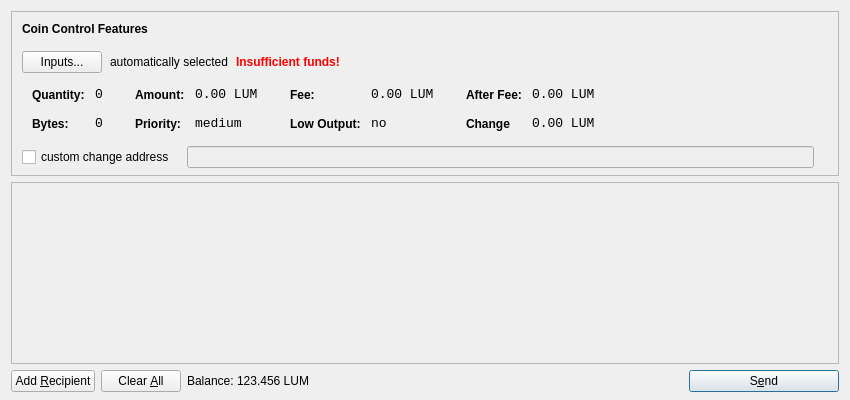
<?xml version="1.0" encoding="UTF-8"?>
<ui version="4.0">
 <class>SendCoinsDialog</class>
 <widget class="QDialog" name="SendCoinsDialog">
  <property name="geometry">
   <rect>
    <x>0</x>
    <y>0</y>
    <width>850</width>
    <height>400</height>
   </rect>
  </property>
  <property name="windowTitle">
   <string>Send Coins</string>
  </property>
  <layout class="QVBoxLayout" name="verticalLayout" stretch="0,1,0">
   <property name="bottomMargin">
    <number>8</number>
   </property>
   <item>
    <widget class="QFrame" name="frameCoinControl">
     <property name="sizePolicy">
      <sizepolicy hsizetype="Expanding" vsizetype="Expanding">
       <horstretch>0</horstretch>
       <verstretch>0</verstretch>
      </sizepolicy>
     </property>
     <property name="maximumSize">
      <size>
       <width>16777215</width>
       <height>16777215</height>
      </size>
     </property>
     <property name="frameShape">
      <enum>QFrame::StyledPanel</enum>
     </property>
     <property name="frameShadow">
      <enum>QFrame::Sunken</enum>
     </property>
     <layout class="QVBoxLayout" name="verticalLayoutCoinControl2">
      <property name="spacing">
       <number>-1</number>
      </property>
      <property name="leftMargin">
       <number>0</number>
      </property>
      <property name="topMargin">
       <number>0</number>
      </property>
      <property name="rightMargin">
       <number>0</number>
      </property>
      <property name="bottomMargin">
       <number>6</number>
      </property>
      <item>
       <layout class="QVBoxLayout" name="verticalLayoutCoinControl" stretch="0,0,0,0,1">
        <property name="spacing">
         <number>0</number>
        </property>
        <property name="leftMargin">
         <number>10</number>
        </property>
        <property name="topMargin">
         <number>10</number>
        </property>
        <item>
         <layout class="QHBoxLayout" name="horizontalLayoutCoinControl1">
          <property name="bottomMargin">
           <number>15</number>
          </property>
          <item>
           <widget class="QLabel" name="labelCoinControlFeatures">
            <property name="sizePolicy">
             <sizepolicy hsizetype="Preferred" vsizetype="Maximum">
              <horstretch>0</horstretch>
              <verstretch>0</verstretch>
             </sizepolicy>
            </property>
            <property name="font">
             <font>
              <weight>75</weight>
              <bold>true</bold>
             </font>
            </property>
            <property name="styleSheet">
             <string notr="true">font-weight:bold;</string>
            </property>
            <property name="text">
             <string>Coin Control Features</string>
            </property>
           </widget>
          </item>
         </layout>
        </item>
        <item>
         <layout class="QHBoxLayout" name="horizontalLayoutCoinControl2" stretch="0,0,0,0">
          <property name="spacing">
           <number>8</number>
          </property>
          <property name="bottomMargin">
           <number>10</number>
          </property>
          <item>
           <widget class="QPushButton" name="pushButtonCoinControl">
            <property name="styleSheet">
             <string notr="true"/>
            </property>
            <property name="text">
             <string>Inputs...</string>
            </property>
           </widget>
          </item>
          <item>
           <widget class="QLabel" name="labelCoinControlAutomaticallySelected">
            <property name="text">
             <string>automatically selected</string>
            </property>
            <property name="margin">
             <number>5</number>
            </property>
           </widget>
          </item>
          <item>
           <widget class="QLabel" name="labelCoinControlInsuffFunds">
            <property name="font">
             <font>
              <weight>75</weight>
              <bold>true</bold>
             </font>
            </property>
            <property name="styleSheet">
             <string notr="true">color:red;font-weight:bold;</string>
            </property>
            <property name="text">
             <string>Insufficient funds!</string>
            </property>
            <property name="margin">
             <number>5</number>
            </property>
           </widget>
          </item>
          <item>
           <spacer name="horizontalSpacerCoinControl">
            <property name="orientation">
             <enum>Qt::Horizontal</enum>
            </property>
            <property name="sizeHint" stdset="0">
             <size>
              <width>40</width>
              <height>1</height>
             </size>
            </property>
           </spacer>
          </item>
         </layout>
        </item>
        <item>
         <widget class="QWidget" name="widgetCoinControl" native="true">
          <property name="sizePolicy">
           <sizepolicy hsizetype="Preferred" vsizetype="Preferred">
            <horstretch>0</horstretch>
            <verstretch>0</verstretch>
           </sizepolicy>
          </property>
          <property name="minimumSize">
           <size>
            <width>0</width>
            <height>0</height>
           </size>
          </property>
          <property name="styleSheet">
           <string notr="true"/>
          </property>
          <layout class="QHBoxLayout" name="horizontalLayoutCoinControl5">
           <property name="margin">
            <number>0</number>
           </property>
           <item>
            <layout class="QHBoxLayout" name="horizontalLayoutCoinControl3" stretch="0,0,0,1">
             <property name="spacing">
              <number>20</number>
             </property>
             <property name="topMargin">
              <number>0</number>
             </property>
             <property name="bottomMargin">
              <number>10</number>
             </property>
             <item>
              <layout class="QFormLayout" name="formLayoutCoinControl1">
               <property name="horizontalSpacing">
                <number>10</number>
               </property>
               <property name="verticalSpacing">
                <number>14</number>
               </property>
               <property name="leftMargin">
                <number>10</number>
               </property>
               <property name="topMargin">
                <number>4</number>
               </property>
               <property name="rightMargin">
                <number>6</number>
               </property>
               <item row="0" column="0">
                <widget class="QLabel" name="labelCoinControlQuantityText">
                 <property name="styleSheet">
                  <string notr="true">font-weight:bold;</string>
                 </property>
                 <property name="text">
                  <string>Quantity:</string>
                 </property>
                 <property name="margin">
                  <number>0</number>
                 </property>
                </widget>
               </item>
               <item row="0" column="1">
                <widget class="QLabel" name="labelCoinControlQuantity">
                 <property name="font">
                  <font>
                   <family>Monospace</family>
                   <pointsize>10</pointsize>
                  </font>
                 </property>
                 <property name="cursor">
                  <cursorShape>IBeamCursor</cursorShape>
                 </property>
                 <property name="contextMenuPolicy">
                  <enum>Qt::ActionsContextMenu</enum>
                 </property>
                 <property name="text">
                  <string>0</string>
                 </property>
                 <property name="margin">
                  <number>0</number>
                 </property>
                 <property name="textInteractionFlags">
                  <set>Qt::LinksAccessibleByMouse|Qt::TextSelectableByKeyboard|Qt::TextSelectableByMouse</set>
                 </property>
                </widget>
               </item>
               <item row="1" column="0">
                <widget class="QLabel" name="labelCoinControlBytesText">
                 <property name="styleSheet">
                  <string notr="true">font-weight:bold;</string>
                 </property>
                 <property name="text">
                  <string>Bytes:</string>
                 </property>
                </widget>
               </item>
               <item row="1" column="1">
                <widget class="QLabel" name="labelCoinControlBytes">
                 <property name="font">
                  <font>
                   <family>Monospace</family>
                   <pointsize>10</pointsize>
                  </font>
                 </property>
                 <property name="cursor">
                  <cursorShape>IBeamCursor</cursorShape>
                 </property>
                 <property name="contextMenuPolicy">
                  <enum>Qt::ActionsContextMenu</enum>
                 </property>
                 <property name="text">
                  <string>0</string>
                 </property>
                 <property name="textInteractionFlags">
                  <set>Qt::LinksAccessibleByMouse|Qt::TextSelectableByKeyboard|Qt::TextSelectableByMouse</set>
                 </property>
                </widget>
               </item>
              </layout>
             </item>
             <item>
              <layout class="QFormLayout" name="formLayoutCoinControl2">
               <property name="horizontalSpacing">
                <number>10</number>
               </property>
               <property name="verticalSpacing">
                <number>14</number>
               </property>
               <property name="leftMargin">
                <number>6</number>
               </property>
               <property name="topMargin">
                <number>4</number>
               </property>
               <property name="rightMargin">
                <number>6</number>
               </property>
               <item row="0" column="0">
                <widget class="QLabel" name="labelCoinControlAmountText">
                 <property name="styleSheet">
                  <string notr="true">font-weight:bold;</string>
                 </property>
                 <property name="text">
                  <string>Amount:</string>
                 </property>
                 <property name="margin">
                  <number>0</number>
                 </property>
                </widget>
               </item>
               <item row="0" column="1">
                <widget class="QLabel" name="labelCoinControlAmount">
                 <property name="font">
                  <font>
                   <family>Monospace</family>
                   <pointsize>10</pointsize>
                  </font>
                 </property>
                 <property name="cursor">
                  <cursorShape>IBeamCursor</cursorShape>
                 </property>
                 <property name="contextMenuPolicy">
                  <enum>Qt::ActionsContextMenu</enum>
                 </property>
                 <property name="text">
                  <string>0.00 LUM</string>
                 </property>
                 <property name="textInteractionFlags">
                  <set>Qt::LinksAccessibleByMouse|Qt::TextSelectableByKeyboard|Qt::TextSelectableByMouse</set>
                 </property>
                </widget>
               </item>
               <item row="1" column="0">
                <widget class="QLabel" name="labelCoinControlPriorityText">
                 <property name="styleSheet">
                  <string notr="true">font-weight:bold;</string>
                 </property>
                 <property name="text">
                  <string>Priority:</string>
                 </property>
                </widget>
               </item>
               <item row="1" column="1">
                <widget class="QLabel" name="labelCoinControlPriority">
                 <property name="font">
                  <font>
                   <family>Monospace</family>
                   <pointsize>10</pointsize>
                  </font>
                 </property>
                 <property name="cursor">
                  <cursorShape>IBeamCursor</cursorShape>
                 </property>
                 <property name="contextMenuPolicy">
                  <enum>Qt::ActionsContextMenu</enum>
                 </property>
                 <property name="text">
                  <string>medium</string>
                 </property>
                 <property name="textInteractionFlags">
                  <set>Qt::LinksAccessibleByMouse|Qt::TextSelectableByKeyboard|Qt::TextSelectableByMouse</set>
                 </property>
                </widget>
               </item>
              </layout>
             </item>
             <item>
              <layout class="QFormLayout" name="formLayoutCoinControl3">
               <property name="horizontalSpacing">
                <number>10</number>
               </property>
               <property name="verticalSpacing">
                <number>14</number>
               </property>
               <property name="leftMargin">
                <number>6</number>
               </property>
               <property name="topMargin">
                <number>4</number>
               </property>
               <property name="rightMargin">
                <number>6</number>
               </property>
               <item row="0" column="0">
                <widget class="QLabel" name="labelCoinControlFeeText">
                 <property name="styleSheet">
                  <string notr="true">font-weight:bold;</string>
                 </property>
                 <property name="text">
                  <string>Fee:</string>
                 </property>
                 <property name="margin">
                  <number>0</number>
                 </property>
                </widget>
               </item>
               <item row="0" column="1">
                <widget class="QLabel" name="labelCoinControlFee">
                 <property name="font">
                  <font>
                   <family>Monospace</family>
                   <pointsize>10</pointsize>
                  </font>
                 </property>
                 <property name="cursor">
                  <cursorShape>IBeamCursor</cursorShape>
                 </property>
                 <property name="contextMenuPolicy">
                  <enum>Qt::ActionsContextMenu</enum>
                 </property>
                 <property name="text">
                  <string>0.00 LUM</string>
                 </property>
                 <property name="textInteractionFlags">
                  <set>Qt::LinksAccessibleByMouse|Qt::TextSelectableByKeyboard|Qt::TextSelectableByMouse</set>
                 </property>
                </widget>
               </item>
               <item row="1" column="0">
                <widget class="QLabel" name="labelCoinControlLowOutputText">
                 <property name="styleSheet">
                  <string notr="true">font-weight:bold;</string>
                 </property>
                 <property name="text">
                  <string>Low Output:</string>
                 </property>
                </widget>
               </item>
               <item row="1" column="1">
                <widget class="QLabel" name="labelCoinControlLowOutput">
                 <property name="font">
                  <font>
                   <family>Monospace</family>
                   <pointsize>10</pointsize>
                  </font>
                 </property>
                 <property name="cursor">
                  <cursorShape>IBeamCursor</cursorShape>
                 </property>
                 <property name="contextMenuPolicy">
                  <enum>Qt::ActionsContextMenu</enum>
                 </property>
                 <property name="text">
                  <string>no</string>
                 </property>
                 <property name="textInteractionFlags">
                  <set>Qt::LinksAccessibleByMouse|Qt::TextSelectableByKeyboard|Qt::TextSelectableByMouse</set>
                 </property>
                </widget>
               </item>
              </layout>
             </item>
             <item>
              <layout class="QFormLayout" name="formLayoutCoinControl4">
               <property name="horizontalSpacing">
                <number>10</number>
               </property>
               <property name="verticalSpacing">
                <number>14</number>
               </property>
               <property name="leftMargin">
                <number>6</number>
               </property>
               <property name="topMargin">
                <number>4</number>
               </property>
               <property name="rightMargin">
                <number>6</number>
               </property>
               <item row="0" column="0">
                <widget class="QLabel" name="labelCoinControlAfterFeeText">
                 <property name="styleSheet">
                  <string notr="true">font-weight:bold;</string>
                 </property>
                 <property name="text">
                  <string>After Fee:</string>
                 </property>
                 <property name="margin">
                  <number>0</number>
                 </property>
                </widget>
               </item>
               <item row="0" column="1">
                <widget class="QLabel" name="labelCoinControlAfterFee">
                 <property name="font">
                  <font>
                   <family>Monospace</family>
                   <pointsize>10</pointsize>
                  </font>
                 </property>
                 <property name="cursor">
                  <cursorShape>IBeamCursor</cursorShape>
                 </property>
                 <property name="contextMenuPolicy">
                  <enum>Qt::ActionsContextMenu</enum>
                 </property>
                 <property name="text">
                  <string>0.00 LUM</string>
                 </property>
                 <property name="textInteractionFlags">
                  <set>Qt::LinksAccessibleByMouse|Qt::TextSelectableByKeyboard|Qt::TextSelectableByMouse</set>
                 </property>
                </widget>
               </item>
               <item row="1" column="0">
                <widget class="QLabel" name="labelCoinControlChangeText">
                 <property name="styleSheet">
                  <string notr="true">font-weight:bold;</string>
                 </property>
                 <property name="text">
                  <string>Change</string>
                 </property>
                </widget>
               </item>
               <item row="1" column="1">
                <widget class="QLabel" name="labelCoinControlChange">
                 <property name="font">
                  <font>
                   <family>Monospace</family>
                   <pointsize>10</pointsize>
                  </font>
                 </property>
                 <property name="cursor">
                  <cursorShape>IBeamCursor</cursorShape>
                 </property>
                 <property name="contextMenuPolicy">
                  <enum>Qt::ActionsContextMenu</enum>
                 </property>
                 <property name="text">
                  <string>0.00 LUM</string>
                 </property>
                 <property name="textInteractionFlags">
                  <set>Qt::LinksAccessibleByMouse|Qt::TextSelectableByKeyboard|Qt::TextSelectableByMouse</set>
                 </property>
                </widget>
               </item>
              </layout>
             </item>
            </layout>
           </item>
          </layout>
         </widget>
        </item>
        <item>
         <layout class="QHBoxLayout" name="horizontalLayoutCoinControl4" stretch="0,0,0">
          <property name="spacing">
           <number>12</number>
          </property>
          <property name="sizeConstraint">
           <enum>QLayout::SetDefaultConstraint</enum>
          </property>
          <property name="topMargin">
           <number>5</number>
          </property>
          <property name="rightMargin">
           <number>5</number>
          </property>
          <item>
           <widget class="QCheckBox" name="checkBoxCoinControlChange">
            <property name="text">
             <string>custom change address</string>
            </property>
           </widget>
          </item>
          <item>
           <widget class="QLineEdit" name="lineEditCoinControlChange">
            <property name="enabled">
             <bool>false</bool>
            </property>
            <property name="sizePolicy">
             <sizepolicy hsizetype="Expanding" vsizetype="Fixed">
              <horstretch>0</horstretch>
              <verstretch>0</verstretch>
             </sizepolicy>
            </property>
           </widget>
          </item>
          <item>
           <widget class="QLabel" name="labelCoinControlChangeLabel">
            <property name="sizePolicy">
             <sizepolicy hsizetype="Preferred" vsizetype="Expanding">
              <horstretch>0</horstretch>
              <verstretch>0</verstretch>
             </sizepolicy>
            </property>
            <property name="minimumSize">
             <size>
              <width>0</width>
              <height>0</height>
             </size>
            </property>
            <property name="text">
             <string/>
            </property>
            <property name="margin">
             <number>3</number>
            </property>
           </widget>
          </item>
         </layout>
        </item>
        <item>
         <spacer name="verticalSpacerCoinControl">
          <property name="orientation">
           <enum>Qt::Vertical</enum>
          </property>
          <property name="sizeHint" stdset="0">
           <size>
            <width>800</width>
            <height>1</height>
           </size>
          </property>
         </spacer>
        </item>
       </layout>
      </item>
     </layout>
    </widget>
   </item>
   <item>
    <widget class="QScrollArea" name="scrollArea">
     <property name="widgetResizable">
      <bool>true</bool>
     </property>
     <widget class="QWidget" name="scrollAreaWidgetContents">
      <property name="geometry">
       <rect>
        <x>0</x>
        <y>0</y>
        <width>830</width>
        <height>165</height>
       </rect>
      </property>
      <layout class="QVBoxLayout" name="verticalLayout_2">
       <property name="margin">
        <number>0</number>
       </property>
       <item>
        <layout class="QVBoxLayout" name="entries">
         <property name="spacing">
          <number>6</number>
         </property>
        </layout>
       </item>
       <item>
        <spacer name="verticalSpacer">
         <property name="orientation">
          <enum>Qt::Vertical</enum>
         </property>
         <property name="sizeHint" stdset="0">
          <size>
           <width>20</width>
           <height>40</height>
          </size>
         </property>
        </spacer>
       </item>
      </layout>
     </widget>
    </widget>
   </item>
   <item>
    <layout class="QHBoxLayout" name="horizontalLayout">
     <item>
      <widget class="QPushButton" name="addButton">
       <property name="toolTip">
        <string>Send to multiple recipients at once</string>
       </property>
       <property name="text">
        <string>Add &amp;Recipient</string>
       </property>
       <property name="icon">
        <iconset resource="../bitcoin.qrc">
         <normaloff>:/icons/add</normaloff>:/icons/add</iconset>
       </property>
       <property name="autoDefault">
        <bool>false</bool>
       </property>
      </widget>
     </item>
     <item>
      <widget class="QPushButton" name="clearButton">
       <property name="sizePolicy">
        <sizepolicy hsizetype="Minimum" vsizetype="Fixed">
         <horstretch>0</horstretch>
         <verstretch>0</verstretch>
        </sizepolicy>
       </property>
       <property name="toolTip">
        <string>Remove all transaction fields</string>
       </property>
       <property name="text">
        <string>Clear &amp;All</string>
       </property>
       <property name="icon">
        <iconset resource="../bitcoin.qrc">
         <normaloff>:/icons/remove</normaloff>:/icons/remove</iconset>
       </property>
       <property name="autoRepeatDelay">
        <number>300</number>
       </property>
       <property name="autoDefault">
        <bool>false</bool>
       </property>
      </widget>
     </item>
     <item>
      <layout class="QHBoxLayout" name="horizontalLayout_2">
       <property name="spacing">
        <number>3</number>
       </property>
       <item>
        <widget class="QLabel" name="label">
         <property name="sizePolicy">
          <sizepolicy hsizetype="Preferred" vsizetype="Fixed">
           <horstretch>0</horstretch>
           <verstretch>0</verstretch>
          </sizepolicy>
         </property>
         <property name="text">
          <string>Balance:</string>
         </property>
        </widget>
       </item>
       <item>
        <widget class="QLabel" name="labelBalance">
         <property name="sizePolicy">
          <sizepolicy hsizetype="Preferred" vsizetype="Fixed">
           <horstretch>0</horstretch>
           <verstretch>0</verstretch>
          </sizepolicy>
         </property>
         <property name="cursor">
          <cursorShape>IBeamCursor</cursorShape>
         </property>
         <property name="text">
          <string>123.456 LUM</string>
         </property>
         <property name="textInteractionFlags">
          <set>Qt::LinksAccessibleByMouse|Qt::TextSelectableByKeyboard|Qt::TextSelectableByMouse</set>
         </property>
        </widget>
       </item>
      </layout>
     </item>
     <item>
      <spacer name="horizontalSpacer">
       <property name="orientation">
        <enum>Qt::Horizontal</enum>
       </property>
       <property name="sizeHint" stdset="0">
        <size>
         <width>40</width>
         <height>20</height>
        </size>
       </property>
      </spacer>
     </item>
     <item>
      <widget class="QPushButton" name="sendButton">
       <property name="minimumSize">
        <size>
         <width>150</width>
         <height>0</height>
        </size>
       </property>
       <property name="toolTip">
        <string>Confirm the send action</string>
       </property>
       <property name="text">
        <string>S&amp;end</string>
       </property>
       <property name="icon">
        <iconset resource="../bitcoin.qrc">
         <normaloff>:/icons/send</normaloff>:/icons/send</iconset>
       </property>
       <property name="default">
        <bool>true</bool>
       </property>
      </widget>
     </item>
    </layout>
   </item>
  </layout>
 </widget>
 <resources>
  <include location="../bitcoin.qrc"/>
 </resources>
 <connections/>
</ui>
